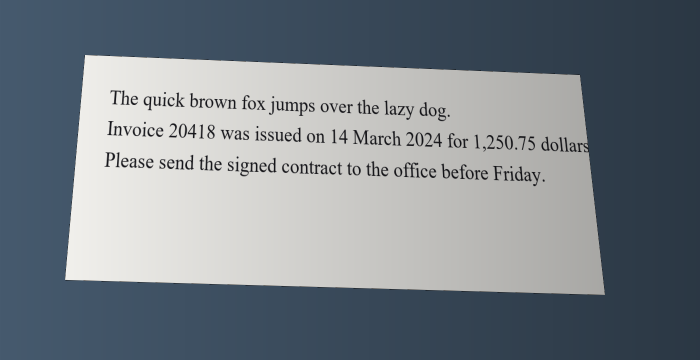
#> input picture backend/benchmarks/fixtures/en_perspective_photo.png, 1400 x 720 px (shown at 1/2 size)
$ python -i structure.py   (imports and definitions only)
#> lines starting #> are read from the running program, lines starting #| are printed output that depends on the picture; after the words box and inside, x2 and y2 are one past the last pixel; in counts of white or black regions, pixels touching at a corner belong together
"""Document structure: reading order, columns, headings, lists, checkboxes, form fields, tables, page furniture.

All heuristics are geometric/regex based and work on boxes in ORIGINAL image coordinates. They are
reported as detected structure, not as ground truth.
"""
import re
import statistics

import cv2
import numpy as np

BULLET = re.compile(r"^\s*([-•*·●▪‣◦–—]|\(?\d{1,3}[.)]|\(?[a-zA-Z][.)])\s+\S")
CHECK = re.compile(r"^\s*(\[\s?\]|\[[xX✓✔]\]|☐|☑|☒|□|■)\s*")
FIELD = re.compile(r"^\s*([^\W\d_][^:]{1,40}):\s*(_{2,}|\.{3,}|\s*)$")
PAGENUM = re.compile(r"^\s*(?:page\s+)?\d{1,4}(?:\s*(?:/|of)\s*\d{1,4})?\s*$|^\s*[-–]\s*\d{1,4}\s*[-–]\s*$", re.I)
FOOT = re.compile(r"^\s*(\d{1,2}|[*†‡§])[\s.)]+\S")


def _med(vals, default=1.0):
    return statistics.median(vals) if vals else default


# [102 lines left out: functions _merge_row, merge_rows, reading_order, _reading_order, not called in this run]


def detect_tables(gray):
    """Find ruled tables (grid lines) with morphology. Returns list of {box, rows:[[cellbox]]} in gray-image coords."""
    h, w = gray.shape
    sc = 1400 / max(h, w) if max(h, w) > 1400 else 1.0
    g = cv2.resize(gray, None, fx=sc, fy=sc, interpolation=cv2.INTER_AREA) if sc != 1.0 else gray
    bw = cv2.adaptiveThreshold(g, 255, cv2.ADAPTIVE_THRESH_MEAN_C, cv2.THRESH_BINARY_INV, 15, 8)
    H, W = bw.shape
    hor = cv2.morphologyEx(bw, cv2.MORPH_OPEN, cv2.getStructuringElement(cv2.MORPH_RECT, (max(25, W // 25), 1)))
    ver = cv2.morphologyEx(bw, cv2.MORPH_OPEN, cv2.getStructuringElement(cv2.MORPH_RECT, (1, max(25, H // 25))))
    grid = cv2.dilate(cv2.add(hor, ver), np.ones((3, 3), np.uint8))
    cnts, _ = cv2.findContours(grid, cv2.RETR_EXTERNAL, cv2.CHAIN_APPROX_SIMPLE)
    tables = []
    for c in cnts:
        x, y, bw_, bh = cv2.boundingRect(c)
        if bw_ < W * 0.2 or bh < H * 0.08:
            continue
        sub_h, sub_v = hor[y:y + bh, x:x + bw_], ver[y:y + bh, x:x + bw_]
        if cv2.countNonZero(sub_h) < 20 or cv2.countNonZero(sub_v) < 20:
            continue
        ys = _peaks(sub_h.sum(1), bh)
        xs = _peaks(sub_v.sum(0), bw_)
        if len(ys) < 3 or len(xs) < 2:
            continue
        rows = []
        for r in range(len(ys) - 1):
            rows.append([[(x + xs[c_]) / sc, (y + ys[r]) / sc, (xs[c_ + 1] - xs[c_]) / sc, (ys[r + 1] - ys[r]) / sc]
                         for c_ in range(len(xs) - 1)])
        tables.append({"box": [x / sc, y / sc, bw_ / sc, bh / sc], "rows": rows})
    return tables


def _peaks(profile, n):
    prof = np.asarray(profile, float)
    if prof.max() == 0:
        return []
    idx = np.nonzero(prof > prof.max() * 0.5)[0]
    groups, cur = [], [idx[0]] if len(idx) else []
    for i in idx[1:]:
        if i - cur[-1] <= 4:
            cur.append(i)
        else:
            groups.append(int(np.mean(cur)))
            cur = [i]
    if cur:
        groups.append(int(np.mean(cur)))
    return groups


# [97 lines left out: functions build_blocks, _table_block, _union, not called in this run]

>>> import cv2
>>> picture = cv2.imread('../../benchmarks/fixtures/en_perspective_photo.png', cv2.IMREAD_GRAYSCALE)
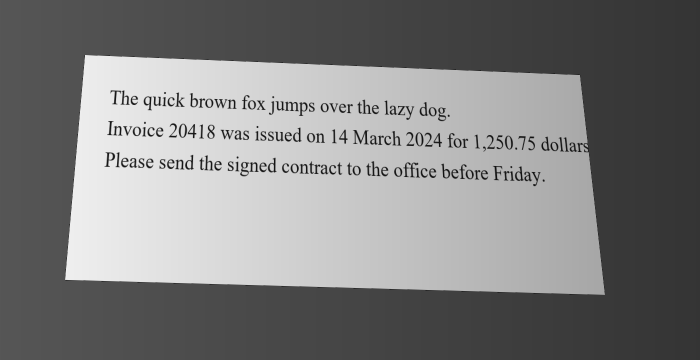
#> picture: shape (720, 1400) (shown at 1/2 size); min 0, max 239, mean 126.4
>>> result = detect_tables(picture)
#> in detect_tables, `bw = cv2.adaptiveThreshold(g, 255, cv2.ADAPTIVE_THRESH_MEAN_C, cv2.THR..`:
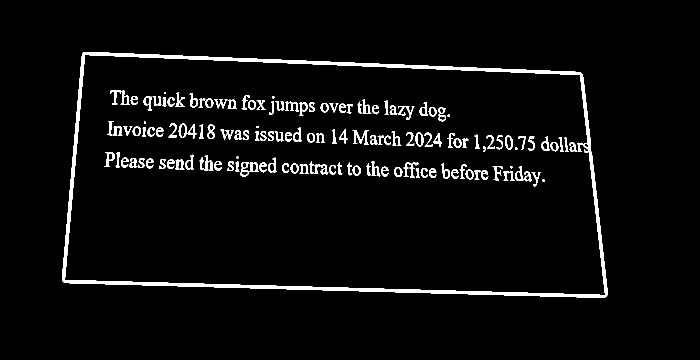
#> bw: shape (720, 1400) (shown at 1/2 size); 3.9% white; 144 white regions (4 under 20 px), largest, box (x1, y1, x2, y2) and area: (124, 104, 1215, 596) 19261, (705, 260, 738, 289) 348, (570, 203, 598, 223) 259
#> in detect_tables, `hor = cv2.morphologyEx(bw, cv2.MORPH_OPEN, cv2.getStructuringElement(c..`:
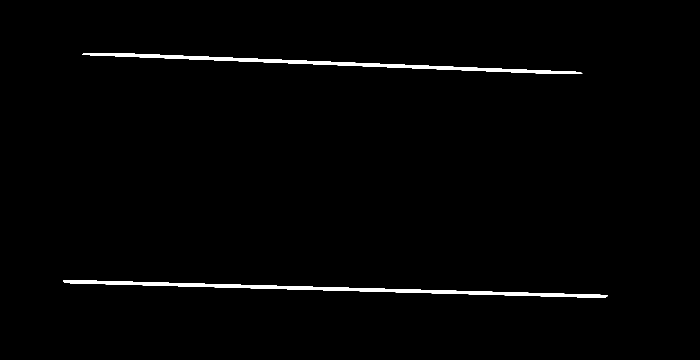
#> hor: shape (720, 1400) (shown at 1/2 size); 1.3% white; 2 white regions, box (x1, y1, x2, y2) and area: (126, 561, 1216, 595) 6925, (165, 106, 1165, 148) 6289
#> in detect_tables, `ver = cv2.morphologyEx(bw, cv2.MORPH_OPEN, cv2.getStructuringElement(c..`:
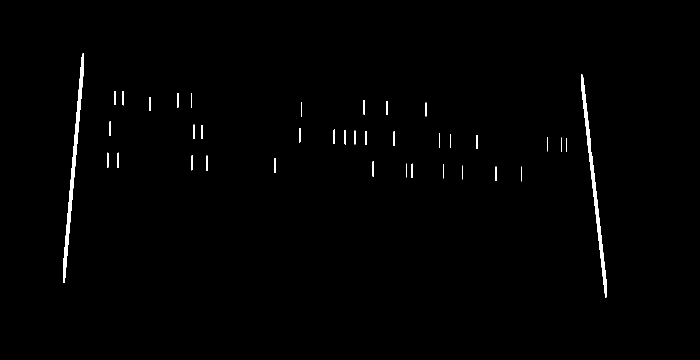
#> ver: shape (720, 1400) (shown at 1/2 size); 0.79% white; 39 white regions, largest, box (x1, y1, x2, y2) and area: (126, 106, 168, 566) 2962, (1163, 148, 1213, 596) 2723, (412, 311, 415, 342) 92
#> in detect_tables, `grid = cv2.dilate(cv2.add(hor, ver), np.ones((3, 3), np.uint8))`:
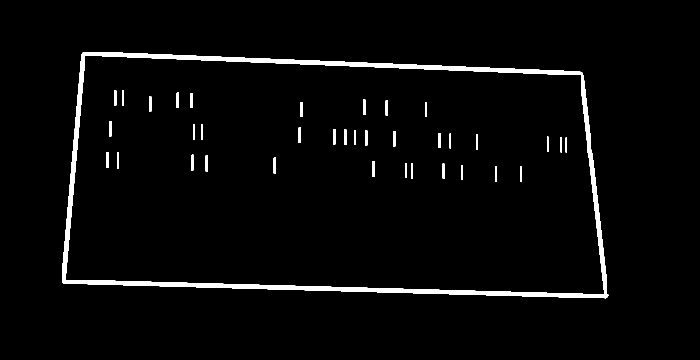
#> grid: shape (720, 1400) (shown at 1/2 size); 3% white; 37 white regions
#> in detect_tables, `cnts, _ = cv2.findContours(grid, cv2.RETR_EXTERNAL, cv2.CHAIN_APPROX_S..`: cnts = 1 contour; box (x1, y1, x2, y2) and area: (125, 105, 1217, 597) 480478
#> the loop in detect_tables, `for c in cnts:` made 1 pass
#> (x, y, bw_, bh, ys, xs) on pass 1: (125, 105, 1092, 492, [21, 472], [21, 258, 1062])
#> pass 1, in detect_tables, `sub_h, sub_v = hor[y:y + bh, x:x + bw_], ver[y:y + bh, x:x + bw_]`:
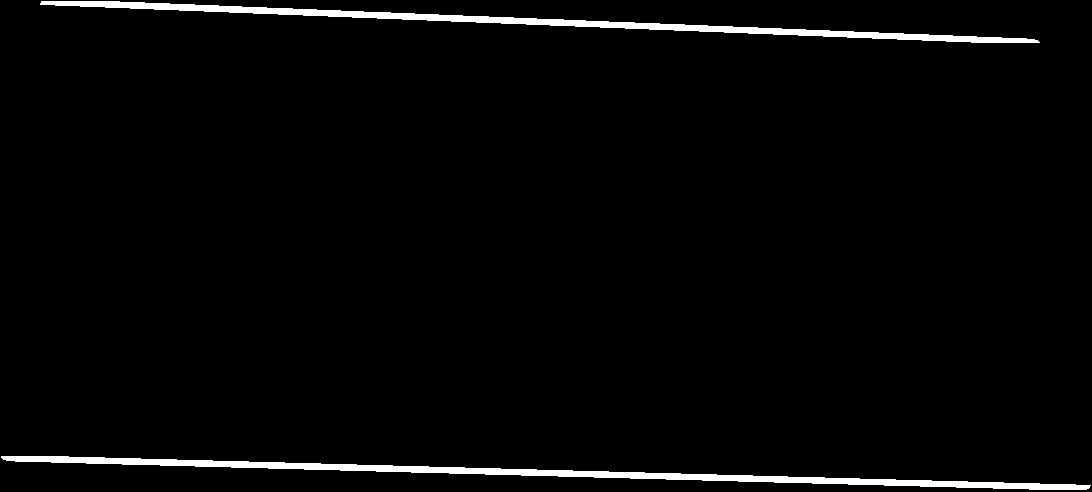
#> sub_h: shape (492, 1092); 2.5% white; 2 white regions, box (x1, y1, x2, y2) and area: (1, 456, 1091, 490) 6925, (40, 1, 1040, 43) 6289
#> pass 1, in detect_tables, `sub_h, sub_v = hor[y:y + bh, x:x + bw_], ver[y:y + bh, x:x + bw_]`:
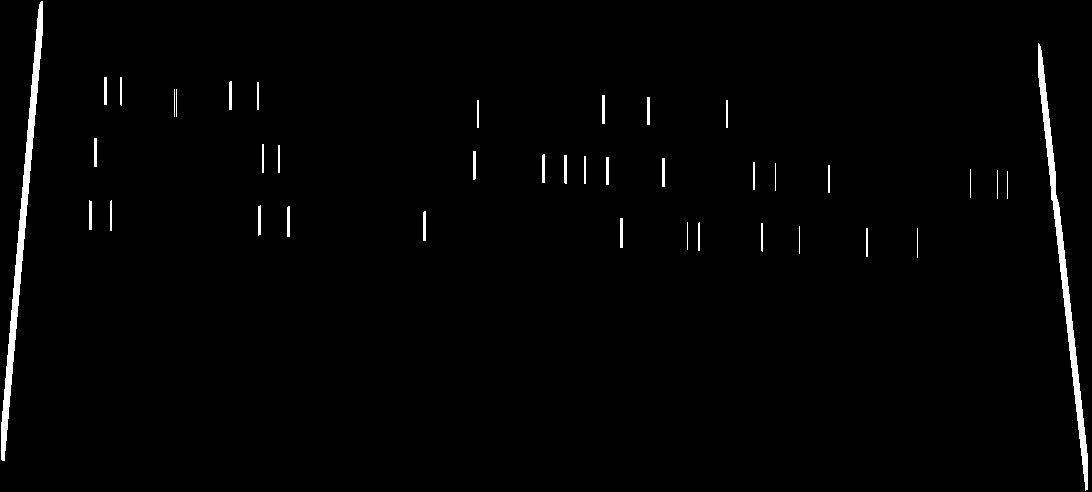
#> sub_v: shape (492, 1092); 1.5% white; 39 white regions, largest, box (x1, y1, x2, y2) and area: (1, 1, 43, 461) 2962, (1038, 43, 1088, 491) 2723, (287, 206, 290, 237) 92
#> after the loop in detect_tables, `for c in cnts:`: tables = []
#> result = []
